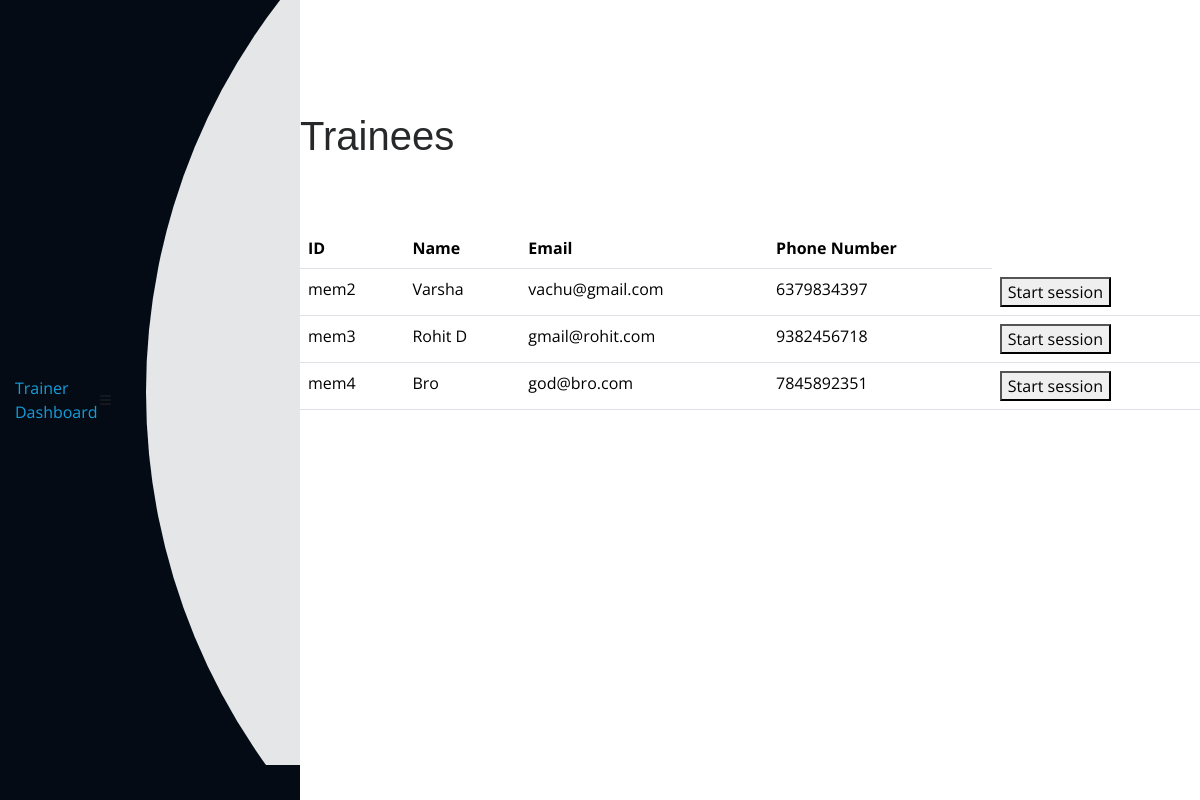
Page /trainer/trainee (signed in) on the committed database.
### app.py (models this page shows, shortened)
class Members(db.Model,UserMixin):
    id = db.Column(db.String(10), primary_key=True)
    name = db.Column(db.String(100))
    phone_number = db.Column(db.String(15))
    email = db.Column(db.String(100), nullable=False)
    member_since = db.Column(db.DateTime)
    password = db.Column(db.String(128), nullable=False)

### app.py (the view)
@app.route('/trainer/trainee', methods=["GET","POST"])
def trainee_view():
    trainer = current_user
    if not isinstance(trainer,Trainers):
        return redirect(url_for('trainer_login'))
    active,trainees = trainer.get_trainees()
    return render_template('trainer/trainee.html',trainer=trainer,active=active,trainees=trainees)

### app.py (called while the page is built)
@login_manager.user_loader
def load_user(user_id):
    admin = Admin.query.get(user_id)
    if admin is None:
        member = Members.query.get(user_id)
        if member is None:
            trainer = Trainers.query.get(user_id)
            return trainer  # Return the trainer user if found
        return member  # Return the regular member user if found
    return admin  # Return the admin user if found

    def get_trainees(self):
        subs_list = Subscription.query.filter_by(tra_id=self.id, completed=0).all()
        member_ids = [sub.mem_id for sub in subs_list]
        active_list = Session.query.filter(Session.member_id.in_(member_ids), Session.end_time == None).all()
        active_ids = [ses.member_id for ses in active_list]
        members = Members.query.filter(Members.id.in_(member_ids)).all()
        return active_ids,members

### templates/trainer/trainee.html (shortened to what this page needs)
{% extends "/trainer/header.html" %}
{% block content %}
<div class="pagetitle">
  <h1>Trainees</h1>
</div>
<section class="section dashboard">
  <div class="row">
    <div class="col">
      <table class="table">
        <thead>
          <tr>
            <th>ID</th>
            <th>Name</th>
            <th>Email</th>
            <th>Phone Number</th>
          </tr>
        </thead>
        <tbody>
          {% for trainee in trainees %}
          <tr>
            <td id="pkgid">{{ trainee.id }}</td>
            <td>{{ trainee.name }}</td>
            <td>{{ trainee.email }}</td>
            <td>{{ trainee.phone_number }}</td>
            {% if trainee.id in active %}
            <td><button id="{{trainee.id}}" onclick="end(this.id)">End session</button></td>
            {% else %}
            <td><button id="{{trainee.id}}" onclick="start(this.id)">Start session</button></td>
            {% endif %}
          </tr>
          {% endfor %}
        </tbody>
      </table>
    </div>
  </div>
</section>
{% endblock %}

### static/assets/css/style.css (style rules this page uses)
body { font-family: "Open Sans", sans-serif; color: #272829; }
h1, h2, h3, h4, h5, h6 { font-family: "Raleway", sans-serif; }
section { padding: 60px 0; overflow: hidden; }

### rows in the picture
Members: id "mem2", name "Varsha", email "vachu@gmail.com", phone_number "6379834397"
Members: id "mem3", name "Rohit D", email "gmail@rohit.com", phone_number "9382456718"
Members: id "mem4", name "Bro", email "god@bro.com", phone_number "7845892351"
